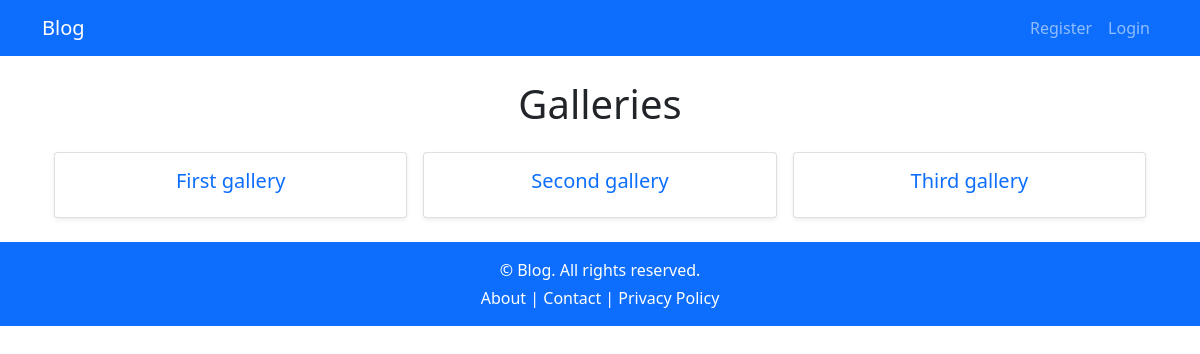
The app's page /galleries/ with its own data.
### galleries/models.py (models this page shows, shortened)
class Gallery(models.Model):
    title = models.CharField(max_length=100)

### galleries/views.py (the view)
# urls.py: path("", gallery_list, name="list"),
def gallery_list(request):
    galleries = Gallery.objects.all()
    return render(request, "galleries/list.html", {"galleries": galleries})

### galleries/templates/galleries/list.html
{% extends "blog/base.html" %}
{% load thumbnail %}
{% block contents %}
    <div class="container my-4">
        <h1 class="text-center mb-4">Galleries</h1>
        <div class="row g-3">
            {% for gallery in galleries %}
                <div class="col-md-4">
                    <a href="{% url 'galleries:details' gallery.id %}" class="text-decoration-none">
                        <div class="card shadow-sm h-100">
                            <div class="card-body">
                                <h5 class="card-title text-primary text-center">{{ gallery.title }}</h5>
                            </div>
                        </div>
                    </a>
                </div>
            {% endfor %}
        </div>
    </div>
{% endblock %}

### records on screen
Gallery: title "First gallery"
Gallery: title "Second gallery"
Gallery: title "Third gallery"
